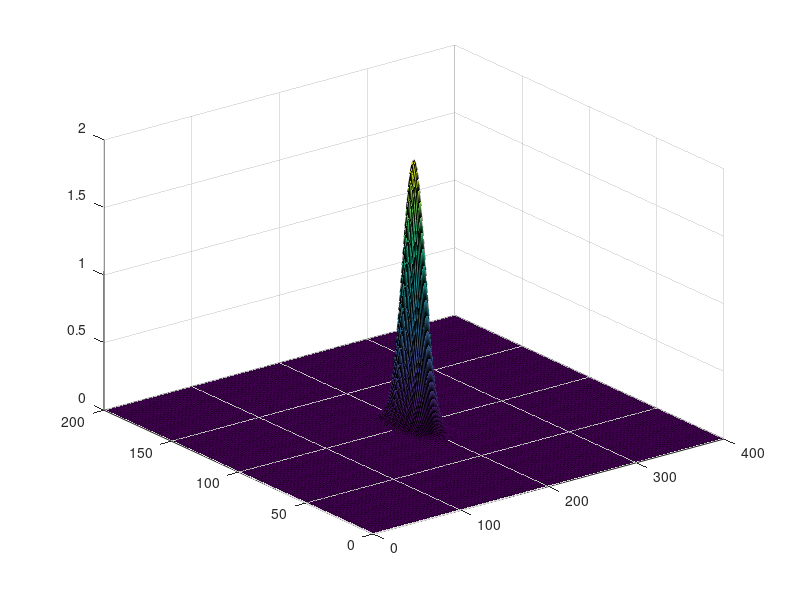

The MATLAB source for this figure: (Note: this script raises an error after producing the figure.)
% PML portion of code written largely following along with https://www.mathworks.com/matlabcentral/fileexchange/35576-2d-fdtd-of-a-region-with-perfect-electric-conductor-boundary?s_tid=FX_rc1_behav
clc;clear;close all;

%Grid Dimensions
MX=400; %Max x
MY=200; %Max y
%Timestep count
MT=500; %Max time, number of timesteps

%Source locations, center and overlapping
center_x=MX/2;
center_y=MY/2;
left_x=floor(MX/3);
right_x=MX-left_x;

%Physical parameters of free space
ep0=(1/(36*pi))*1e-9; %Vacuum permutivity, F/m
mu0=4*pi*1e-7; %Vacuum permeability, N/A²
c=3e+8; %Speed of light, m/s

%Set arbitrary dx/dy/etc of uniform 1 micron
dxy=1e-6;

%Courant Stability Condition to determine timestep
S=2^-0.5;
dt=S*dxy/c;

%Field matrices (I actually don't know why Ez is split up into x and y we
%should find out
Ez=zeros(MX,MY);
Ezx=zeros(MX,MY);
Ezy=zeros(MX,MY);
Hx=zeros(MX,MY);
Hy=zeros(MX,MY);

%Matrices of permittivity and permeability constants
ep=ep0*ones(MX,MY);
mu=mu0*ones(MX,MY);

%Electric conductivity matrices for x and y directions
sigx=zeros(MX,MY);
sigy=zeros(MX,MY);

%Perfectly matched layer boundary design
%Reference: IIT Madras team referencing http://dougneubauer.com/wp-content/uploads/wdata/yee2dpml1/yee2d_c.txt
%(An adaptation of 2-D FDTD TE code of Dr. Susan Hagness)

%Boundary width of PML in all directions
bound_width=25;

%Required reflection coefficient
max_refl=1e-6;

%Polynomial order for the σ model
sigma_order=6;
%Polynomial σ model
sigma_max=(-log10(max_refl)*(sigma_order+1)*ep0*c)/(2*bound_width*dxy);
bound_fact_1=((ep(MX/2,bound_width)/ep0)*sigma_max)/((bound_width^sigma_order)*(sigma_order+1));
bound_fact_2=((ep(MX/2,MY-bound_width)/ep0)*sigma_max)/((bound_width^sigma_order)*(sigma_order+1));
bound_fact_3=((ep(bound_width,MY/2)/ep0)*sigma_max)/((bound_width^sigma_order)*(sigma_order+1));
bound_fact_4=((ep(MX-bound_width,MY/2)/ep0)*sigma_max)/((bound_width^sigma_order)*(sigma_order+1));
x=0:1:bound_width;
for i=1:1:MX
    sigx(i,bound_width+1:-1:1)=bound_fact_1*((x+0.5*ones(1,bound_width+1)).^(sigma_order+1)-(x-0.5*[0 ones(1,bound_width)]).^(sigma_order+1));
    sigx(i,MY-bound_width:1:MY)=bound_fact_2*((x+0.5*ones(1,bound_width+1)).^(sigma_order+1)-(x-0.5*[0 ones(1,bound_width)]).^(sigma_order+1));
end
for i=1:1:MY
    sigy(bound_width+1:-1:1,i)=bound_fact_3*((x+0.5*ones(1,bound_width+1)).^(sigma_order+1)-(x-0.5*[0 ones(1,bound_width)]).^(sigma_order+1))';
    sigy(MX-bound_width:1:MX,i)=bound_fact_4*((x+0.5*ones(1,bound_width+1)).^(sigma_order+1)-(x-0.5*[0 ones(1,bound_width)]).^(sigma_order+1))';
end

%Magnetic conductivity matrix using PML condition, also split into x and y
%directions
sig_starx=(sigx.*mu)./ep;
sig_stary=(sigy.*mu)./ep;

%Multiplicartion factor matrices for updating the H matrices instead of
%doing so every frame
G=((mu-0.5*dt*sig_starx)./(mu+0.5*dt*sig_starx));
H=(dt/dxy)./(mu+0.5*dt*sig_starx);
A=((mu-0.5*dt*sig_stary)./(mu+0.5*dt*sig_stary));
B=(dt/dxy)./(mu+0.5*dt*sig_stary);

%Multiplication factor matrices for E matrix
C=((ep-0.5*dt*sigx)./(ep+0.5*dt*sigx));
D=(dt/dxy)./(ep+0.5*dt*sigx);
E=((ep-0.5*dt*sigy)./(ep+0.5*dt*sigy));
F=(dt/dxy)./(ep+0.5*dt*sigy);

%Special case: reflective surface at edge. This surface starts near the
%bottom right corner, and proceeds up at a given incidence angle until the
%top of the screen.
reflector=ones(MX,MY);
incidence_angle=60; %First was 30, then 45, then 60
alpha=incidence_angle*pi/180;
offset=0;
for i=1:1:min(MX,MY)
    angle_offset=i*sin(alpha);
    leftmost=floor(MX-offset-angle_offset);
    reflector(leftmost:MX,i)=0;
end

imagesc(reflector);colorbar;
pause;

%Meshgrid for graphing
[X,Y]=meshgrid(1:MX,1:MY);

%Initial condition: Gaussian pulse
amp=2;
x0=MX/2;
y0=MY/2;
spread=10;
Ez(1:MX,1:MY) = amp*exp(-((x0-X)'.^2+(y0-Y)'.^2)/spread^2);%Initial gaussian pulse
Ezx(1:MX,1:MY)=0.5*Ez(1:MX,1:MY);
Ezy(1:MX,1:MY)=0.5*Ez(1:MX,1:MY);



%And now, the moment you've all been waiting for: The time loop begins
for n=1:1:MT

    %Update equation for Hx and Hy
    %Vectorized update in one line instead of for loo
    Hy(1:MX-1,1:MY-1)=A(1:MX-1,1:MY-1).*Hy(1:MX-1,1:MY-1)+B(1:MX-1,1:MY-1).*(Ezx(2:MX,1:MY-1)-Ezx(1:MX-1,1:MY-1)+Ezy(2:MX,1:MY-1)-Ezy(1:MX-1,1:MY-1));
    Hx(1:MX-1,1:MY-1)=G(1:MX-1,1:MY-1).*Hx(1:MX-1,1:MY-1)-H(1:MX-1,1:MY-1).*(Ezx(1:MX-1,2:MY)-Ezx(1:MX-1,1:MY-1)+Ezy(1:MX-1,2:MY)-Ezy(1:MX-1,1:MY-1));

    %Likewise update equation for Ez field
    Ezx(2:MX,2:MY)=C(2:MX,2:MY).*Ezx(2:MX,2:MY)+D(2:MX,2:MY).*(-Hx(2:MX,2:MY)+Hx(2:MX,1:MY-1));
    Ezy(2:MX,2:MY)=E(2:MX,2:MY).*Ezy(2:MX,2:MY)+F(2:MX,2:MY).*(Hy(2:MX,2:MY)-Hy(1:MX-1,2:MY));

    %Impose reflector boundary at angle
    Ezx=Ezx.*reflector;
    Ezy=Ezy.*reflector;

    

    %Update with gaussian source at start
    gauss=true;
    amp_multiplier=5;
    two_sources=false;
    if two_sources
        truncate=42;
        if n<=truncate %Why 42?
            Ezx(left_x,center_y)=amp_multiplier*(10-15*cos(n*pi/20)+6*cos(2*n*pi/20)-cos(3*n*pi/20))/64;
            Ezy(left_x,center_y)=amp_multiplier*(10-15*cos(n*pi/20)+6*cos(2*n*pi/20)-cos(3*n*pi/20))/64;

            Ezx(right_x,center_y)=amp_multiplier*(10-15*cos(n*pi/20)+6*cos(2*n*pi/20)-cos(3*n*pi/20))/64;
            Ezy(right_x,center_y)=amp_multiplier*(10-15*cos(n*pi/20)+6*cos(2*n*pi/20)-cos(3*n*pi/20))/64;   
        elseif n<=2*truncate
            na=n-truncate;
            Ezx(left_x,center_y)=-amp_multiplier*(10-15*cos(na*pi/20)+6*cos(2*na*pi/20)-cos(3*na*pi/20))/64;
            Ezy(left_x,center_y)=-amp_multiplier*(10-15*cos(na*pi/20)+6*cos(2*na*pi/20)-cos(3*na*pi/20))/64;

            Ezx(right_x,center_y)=-amp_multiplier*(10-15*cos(na*pi/20)+6*cos(2*na*pi/20)-cos(3*na*pi/20))/64;
            Ezy(right_x,center_y)=-amp_multiplier*(10-15*cos(na*pi/20)+6*cos(2*na*pi/20)-cos(3*na*pi/20))/64; 
        else
            Ezx(left_x,center_y)=0;
            Ezy(left_x,center_y)=0;

            Ezx(right_x,center_y)=0;
            Ezy(right_x,center_y)=0;
        end
    elseif false
        if n<=42 %Why 42?
            Ezx(center_x,center_y)=amp_multiplier*(10-15*cos(n*pi/20)+6*cos(2*n*pi/20)-cos(3*n*pi/20))/64;
            Ezy(center_x,center_y)=amp_multiplier*(10-15*cos(n*pi/20)+6*cos(2*n*pi/20)-cos(3*n*pi/20))/64;
        else
            Ezx(center_x,center_y)=0;
            Ezy(center_x,center_y)=0;
        end
    end


    Ez=Ezx+Ezy;

    %Contour Plot of Ez
    %colorplot(dxy*1e+6*(1:1:MX),(dxy*1e+6*(1:1:MY))',Ez',[-1,1]);
    
    s=surf(X,Y,Ez');
    s.EdgeAlpha=0.1;
    ax=gca;
    MZ=2;
    MC=MZ*0.3;
    adjust_y=(MX-MY)/2;
    axis([0 MX -adjust_y MY+adjust_y -MZ MZ])
    clim([-MC MC]);
    view(15,60)
    pause(0.001);
    
    %title(['\fontsize{20}Colour-scaled image plot of Ez in a spatial domain with PML boundary and at time = ',num2str(round(n*dt*1e+15)),' fs']); 
    %xlabel('x (in um)','FontSize',20);
    %ylabel('y (in um)','FontSize',20);
    %set(gca,'FontSize',20);
    %getframe;
end

